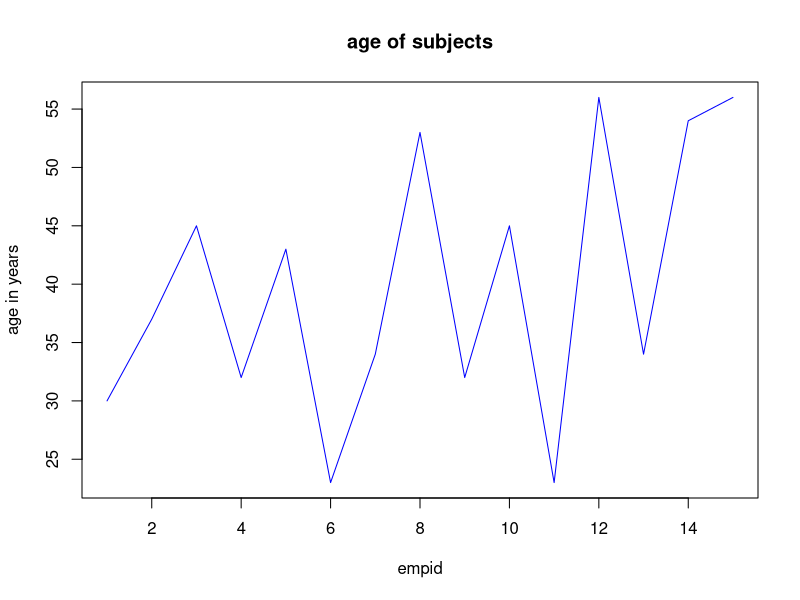
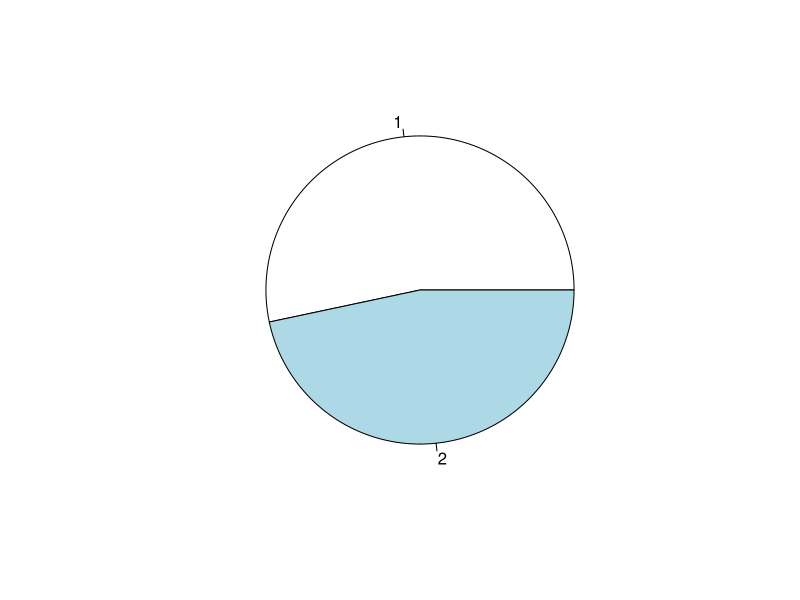
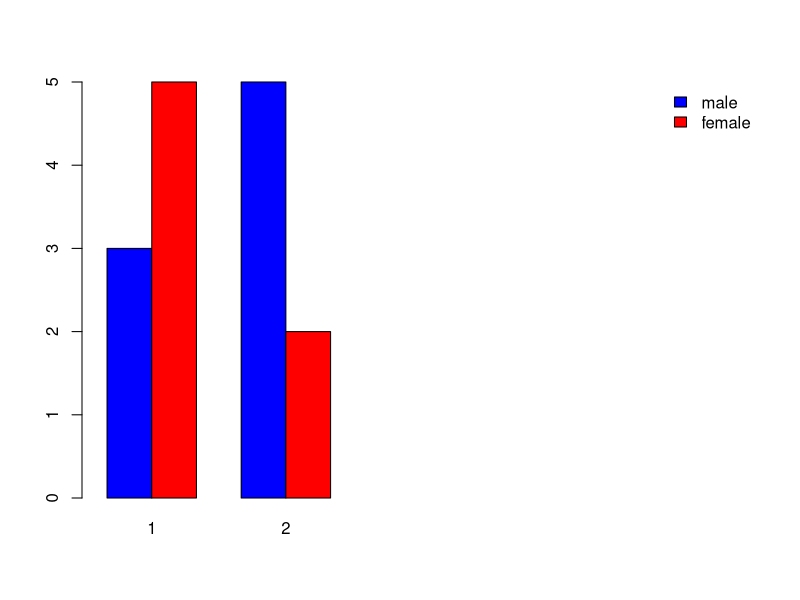
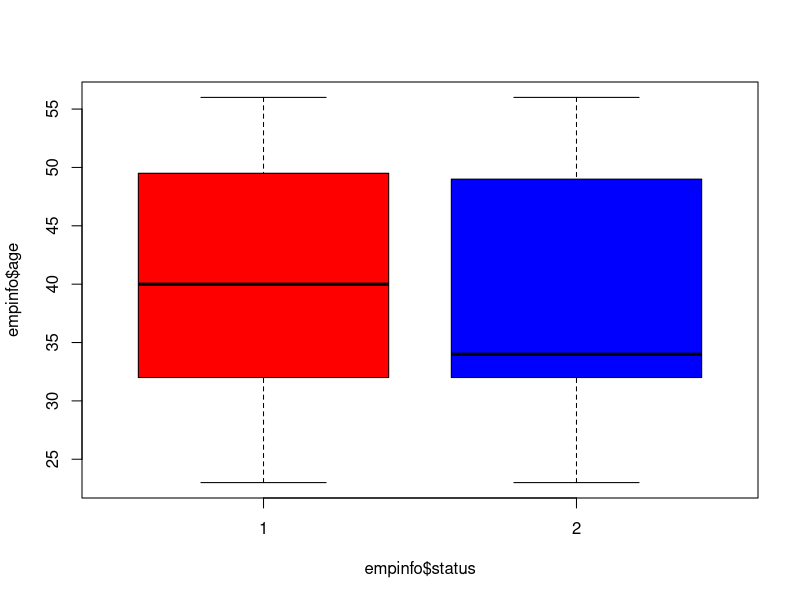

Write R code to recreate these figures, in order.
empid=c(1:15)
age=c(30,37,45,32,43,23,34,53,32,45,23,56,34,54,56)
sex=c(0,1,0,1,1,1,0,1,0,0,0,1,0,1,0)
status=c(1,1,2,2,1,1,1,2,2,1,2,1,2,1,2)
empinfo=data.frame(empid,age,sex,status)
empinfo
empinfo$sex=factor(empinfo$sex,labels=c("male","female")) 
sexm=subset(empinfo,empinfo$sex=='male')
summary(empinfo$age)
table1=table(empinfo$status)
table3=table(empinfo$sex,empinfo$status)
plot(empinfo$age,type='l',main="age of subjects",xlab="empid",ylab="age in years",col="blue")
pie(table1)
barplot(table3,beside=T,xlim=c(1,15),ylim=c(0,5),col=c("blue","red"))
legend("topright",legend=rownames(table3),fill=c('blue','red'),bty="n")
boxplot(empinfo$age~empinfo$status,col=c("red","blue"))